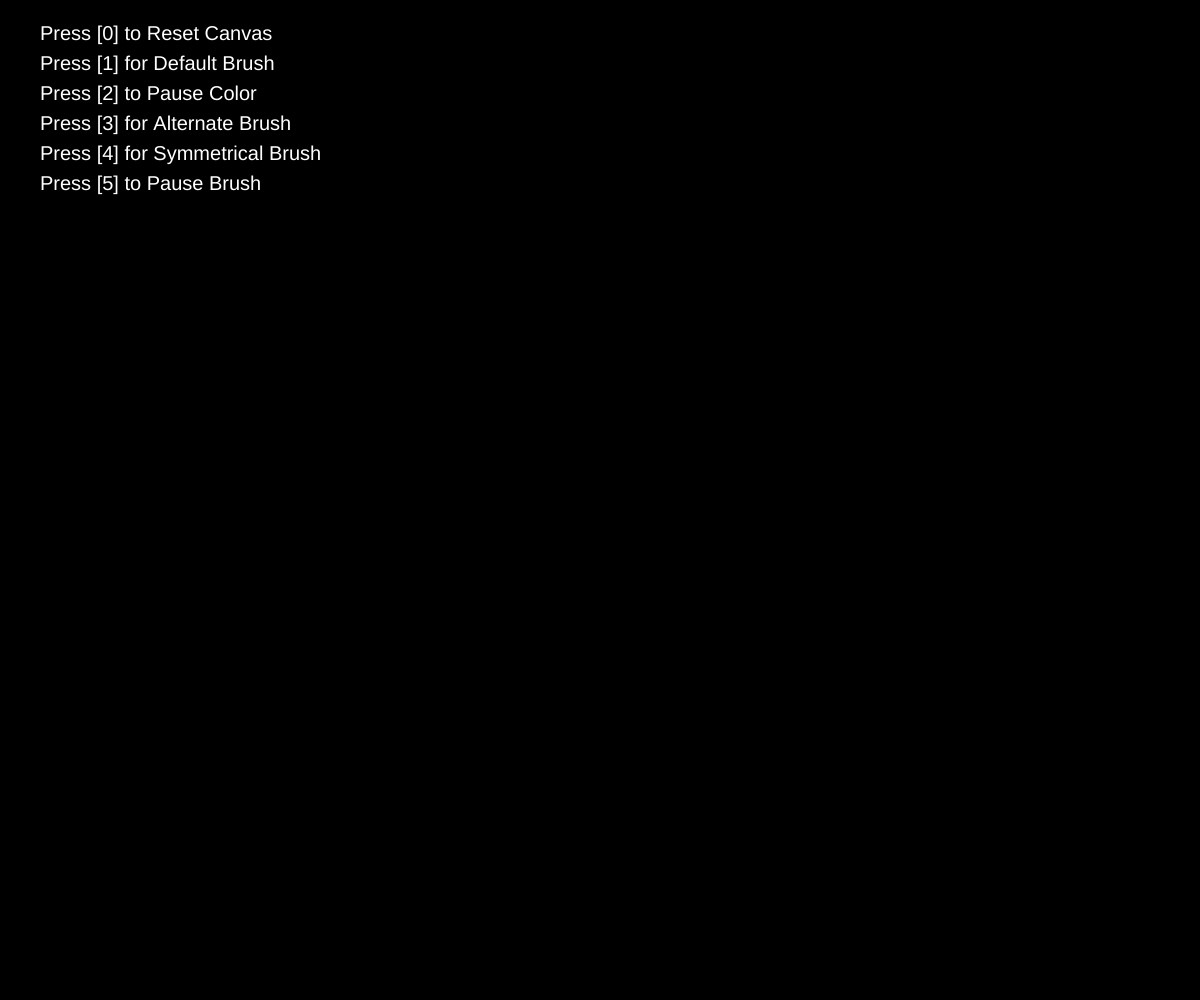
Frame 1 (no input)
Frame 60 (no input): identical to frame 1, image omitted
Frame 120 (the mouse pressed at the canvas centre since frame 60): identical to frame 1, image omitted

The p5.js sketch that drew this single still picture (run headless with seeded random() and noise() and a simulated clock; from frame 60 on, the mouse is pressed at the canvas centre):

// p5.js sketch
// ── sketch.js
function setup() {
  createCanvas(windowWidth, windowHeight);
  colorMode(HSB);
    textSize(20);
  text('Press [1] for Default Brush', 40, 40);
  fill(360, 0, 100);
  background(0);
  noStroke();
  textSize(20);
  text('Press [0] to Reset Canvas', 40, 40);
  text('Press [1] for Default Brush', 40, 70);
  text('Press [2] to Pause Color', 40, 100);
  text('Press [3] for Alternate Brush', 40, 130);
  text('Press [4] for Symmetrical Brush', 40, 160);
  text('Press [5] to Pause Brush', 40, 190);
}

function brush1() {
  fill(frameCount % 360, frameCount + 40, 100);
}

function brush2() {
  let frame = console.log(frameCount)
  fill(frame % 180, frame + 40, 100);
}

let Brush = 1

function draw() {
  noStroke();
  if (key == '1') {
  Brush = 1;
  BrushColor = 1;
  Key1();
  }
  if (key == '2') {
  Key2();
  }
  if (key == '3') {
  Brush = 2;
    BrushColor = 1;
  Key3();
  }
  if (key == '4') {
  Brush = 3;
  BrushColor = 1;
  Key4();
  }
  if (key == '5') {
    push();
    let Weight = 0
    let form_brush_x = mouseX
    let form_brush_y = mouseY
    let form_brush_s = Weight
    brush1();
    ellipse(form_brush_x, form_brush_y, form_brush_s);
    pop();
  }
}

let cachedMouseX = -1;

function Key1() {
  if (key == '1') {
        console.log('Brush color:', BrushColor);
    console.log('Brush:', Brush);
    size2 = map(mouseX * frameCount, 0, mouseY * frameCount, 0, 100);
    form_brush_x = mouseX
    form_brush_y = mouseY
    form_brush_s = size2
    brush1();
    ellipse(form_brush_x, form_brush_y, form_brush_s);
  }
}

function Key2() {
  if (BrushColor == 1 && Brush == 1 && key == '2') {
    BrushColor = 0;
    console.log('Brush color:', BrushColor);
    console.log('Brush:', Brush);
    size2 = map(mouseX * frameCount, 0, mouseY * frameCount, 0, 100);
    form_brush_x = mouseX
    form_brush_y = mouseY
    form_brush_s = size2
    brush1();
    ellipse(form_brush_x, form_brush_y, form_brush_s);
  }
    else if (BrushColor == 0 && Brush == 1 && key == '2') {
      BrushColor = 0;
    console.log('Brush color:', BrushColor);
    console.log('Brush:', Brush);
    size2 = map(mouseX * frameCount, 0, mouseY * frameCount, 0, 100);
    form_brush_x = mouseX
    form_brush_y = mouseY
    form_brush_s = size2
    brush2();
    ellipse(form_brush_x, form_brush_y, form_brush_s);
  }
   else if (BrushColor == 1 && Brush == 3 && key == '2') {
    BrushColor = 0
    console.log('Brush color:', BrushColor);
    console.log('Brush:', Brush);
    size2 = map(mouseX * frameCount, 0, mouseY * frameCount, 0, 100);
    form_brush_x = mouseX
    form_brush_y = mouseY
    form_brush_s = size2
         brush2();
    ellipse(form_brush_y, form_brush_x, form_brush_s);
    ellipse(form_brush_x, form_brush_y, form_brush_s);
}
     else if (BrushColor == 0 && Brush == 3 && key == '2') {
    BrushColor = 0
    console.log('Brush color:', BrushColor);
    console.log('Brush:', Brush);
    size2 = map(mouseX * frameCount, 0, mouseY * frameCount, 0, 100);
    form_brush_x = mouseX
    form_brush_y = mouseY
    form_brush_s = size2
    brush2();
    ellipse(form_brush_y, form_brush_x, form_brush_s);
    ellipse(form_brush_x, form_brush_y, form_brush_s);
}
     else if (BrushColor == 1 && Brush == 2 && key == '2') {
    BrushColor = 0;
    console.log('Brush color:', BrushColor);
    console.log('Brush:', Brush);
    let Weight = tan(frameCount * frameCount % 100) * 30
    let form_brush_x = mouseY
    cachedMouseX = mouseX;
    let form_brush_y = cachedMouseX
    let form_brush_s = Weight
    brush1();
    ellipse(form_brush_y, form_brush_x, form_brush_s);
}
     else if (BrushColor == 0 && Brush == 2 && key == '2') {
    BrushColor = 0
    console.log('Brush color:', BrushColor);
    console.log('Brush:', Brush);
    let Weight = tan(frameCount * frameCount % 100) * 30
    let form_brush_x = mouseY
    cachedMouseX = mouseX;
    let form_brush_y = cachedMouseX
    let form_brush_s = Weight
    brush2();
    ellipse(form_brush_y, form_brush_x, form_brush_s);
}
}

function Key3() {
    if (console.log(BrushColor) == 1 || Brush == 2 || key == '3') {
    BrushColor = 0
    console.log('Brush color:', BrushColor);
    console.log('Brush:', Brush);
    let Weight = tan(frameCount * frameCount % 100) * 30
    let form_brush_x = mouseY
    cachedMouseX = mouseX;
    let form_brush_y = cachedMouseX
    let form_brush_s = Weight
    brush1();
    ellipse(form_brush_y, form_brush_x, form_brush_s);
  }

}

function Key4() {
  if (key == '4') {
    size2 = map(mouseX * frameCount, 0, mouseY * frameCount, 0, 100);
    form_brush_x = mouseX
    form_brush_y = mouseY
    form_brush_s = size2
    if (BrushColor == 1 && Brush == 3) {
      brush1();
      ellipse(form_brush_y, form_brush_x, form_brush_s);
      ellipse(form_brush_x, form_brush_y, form_brush_s);
    }
    else if (BrushColor == 0 && Brush == 3) {
      brush2();
      ellipse(form_brush_y, form_brush_x, form_brush_s);
      ellipse(form_brush_x, form_brush_y, form_brush_s);
    }
  }
}

function keyTyped() {
  if (key == '0') {
    background(0);
    push();
    textSize(20);
      fill(360, 0, 100);
  text('Press [0] to Reset Canvas', 40, 40);
  text('Press [1] for Default Brush', 40, 70);
  text('Press [2] to Pause Color', 40, 100);
  text('Press [3] for Alternate Brush', 40, 130);
  text('Press [4] for Symmetrical Brush', 40, 160);
  text('Press [5] to Pause Brush', 40, 190);
  pop();
  }
}
